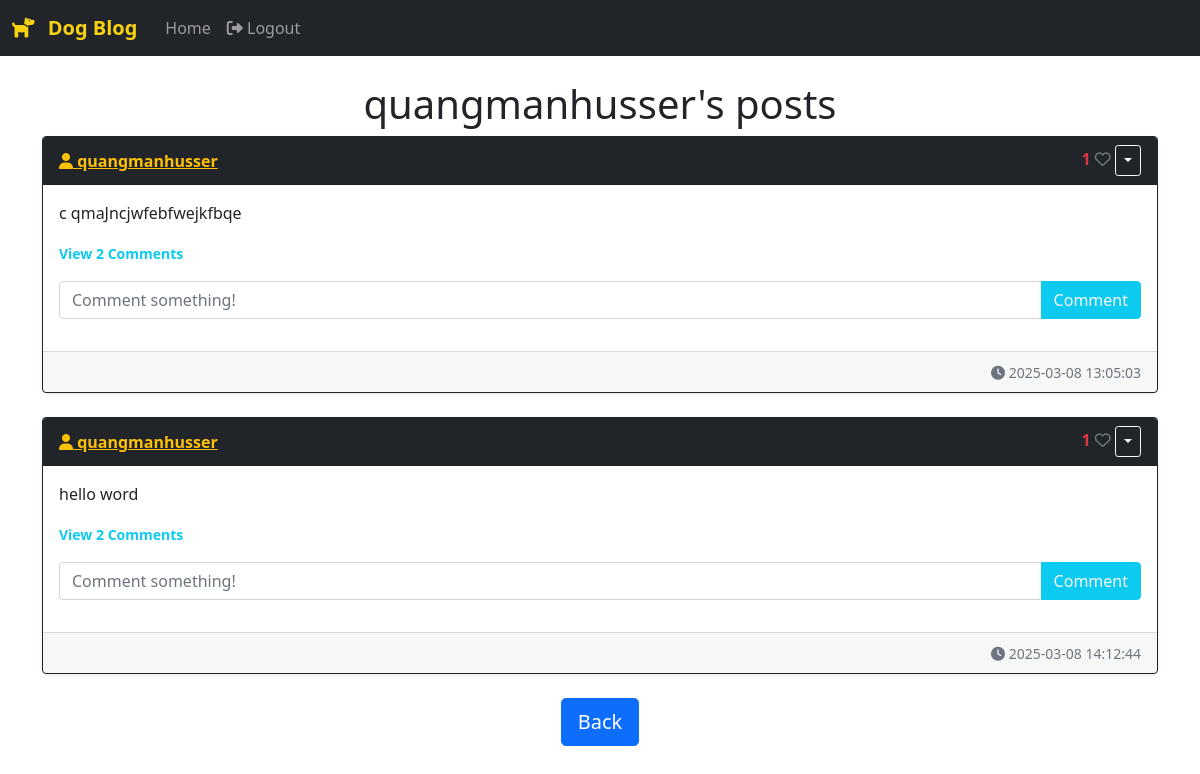
The page /posts/quangmanhusser (signed in) on the database its author committed.
### website/models.py (models this page shows)
class User(db.Model, UserMixin):
    id = db.Column(db.Integer, primary_key=True)
    email = db.Column(db.String(150), unique=True)
    username = db.Column(db.String(150), unique=True)
    password = db.Column(db.String(150))
    date_created = db.Column(db.DateTime(timezone=True), default=func.now())
    is_admin = db.Column(db.Boolean, default=False)  # Thêm trường này
    is_blocked = db.Column(db.Boolean, default=False)  # Thêm để block user
    posts = db.relationship('Post', backref='user', passive_deletes=True)
    comments = db.relationship('Comment', backref='user', passive_deletes=True)
    likes = db.relationship('Like', backref='user', passive_deletes=True)

class Post(db.Model):
    id = db.Column(db.Integer, primary_key=True)
    text = db.Column(db.Text, nullable=False)
    date_created = db.Column(db.DateTime(timezone=True), default=func.now())
    author = db.Column(db.Integer, db.ForeignKey(
        'user.id', ondelete="CASCADE"), nullable=False)
    comments = db.relationship('Comment', backref='post', passive_deletes=True)
    likes = db.relationship('Like', backref='post', passive_deletes=True)

### website/views.py (the view)
@views.route("/posts/<username>")
@login_required
def posts(username):
    user = User.query.filter_by(username=username).first()
    if not user:
        flash('No user with that username exists.', category='error')
        return redirect(url_for('views.home'))
    posts = user.posts
    return render_template("posts.html", user=current_user, posts=posts, username=username)

### website/__init__.py (called while the page is built)
def create_app():
    app = Flask(__name__)
    app.config['SECRET_KEY'] = "helloworld"
    app.config['SQLALCHEMY_DATABASE_URI'] = f'sqlite:///{DB_NAME}'
    db.init_app(app)
    migrate = Migrate(app, db)
    from .views import views
    from .auth import auth
    app.register_blueprint(views, url_prefix="/")
    app.register_blueprint(auth, url_prefix="/")
    from .models import User, Post, Comment, Like
    create_database(app)
    login_manager = LoginManager()
    login_manager.login_view = "auth.login"
    login_manager.init_app(app)
    @login_manager.user_loader
    def load_user(id):
        return User.query.get(int(id))
    return app

### website/templates/posts.html (shortened to what this page needs)
{% extends "posts_div.html" %}  {% block header %} {{username}}'s posts {% endblock %} {% block footer %}
  <div align="center">
    <a href="/home"
      ><button type="button" class="btn btn-primary btn-lg">Back</button></a
    >
  </div>
  {% endblock %}

### website/templates/posts_div.html (shortened to what this page needs)
{% extends "base.html" %}
{% block content %}
  <h1 class="text-center mt-4">{% block header %}Posts{% endblock %}</h1>
  <div id="posts">
    {% for post in posts %}
    <div class="card border-dark shadow-sm mb-4">
      <div class="card-header bg-dark text-light d-flex justify-content-between align-items-center">
        <a href="/posts/{{post.user.username}}" class="text-warning fw-bold">
          <i class="fas fa-user"></i> {{post.user.username}}
        </a>
        <div>
          <span id="likes-count-{{post.id}}" class="text-danger fw-bold">
            {{ post.likes|length }}
          </span>
          {% if user.id in post.likes|map(attribute="author")|list %}
          <i class="fas fa-heart text-danger like-button" id="like-button-{{post.id}}" onclick="like({{post.id}})"></i>
          {% else %}
          <i class="far fa-heart text-muted like-button" id="like-button-{{post.id}}" onclick="like({{post.id}})"></i>
          {% endif %}
          {% if user.id == post.author %}
          <div class="btn-group">
            <button type="button" class="btn btn-sm btn-outline-light dropdown-toggle" data-bs-toggle="dropdown"></button>
          </div>
          {% endif %}
        </div>
      </div>
      <div class="card-body">
        <p class="card-text">{{post.text}}</p>
        <p class="mt-2">
          {% if post.comments|length > 0 %}
          <a data-bs-toggle="collapse" href="#comments-{{post.id}}" role="button" class="text-decoration-none">
            <small class="text-info fw-bold">View {{post.comments|length}} Comments</small>
          </a>
          {% else %}
          <small class="text-muted">No Comments</small>
          {% endif %}
        </p>
        <form class="input-group mb-3" method="POST" action="/create-comment/{{post.id}}">
          <input type="text" id="text" name="text" class="form-control" placeholder="Comment something!" />
          <button type="submit" class="btn btn-info text-light">Comment</button>
        </form>
      </div>
      <div class="card-footer text-muted text-end">
        <small><i class="fas fa-clock"></i> {{post.date_created}}</small>
      </div>
    </div>
    {% endfor %}
  </div>
  {% block footer %}{% endblock %}
{% endblock %}

### rows shown on the page
User: username "quangmanhusser"
Post: user.username "quangmanhusser", likes|length "1", text "c qmaJncjwfebfwejkfbqe", comments|length "2", date_created "2025-03-08 13:05:03"
Post: user.username "quangmanhusser", likes|length "1", text "hello word", comments|length "2", date_created "2025-03-08 14:12:44"
